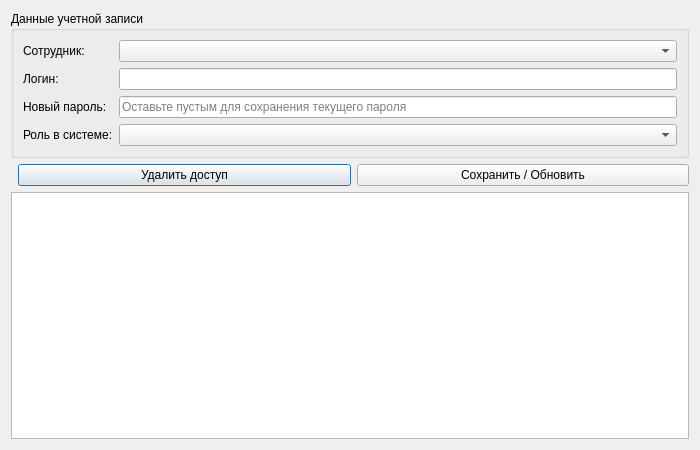
<?xml version="1.0" encoding="UTF-8"?>
<ui version="4.0">
 <class>UsersDialog</class>
 <widget class="QDialog" name="UsersDialog">
  <property name="geometry"><rect><x>0</x><y>0</y><width>700</width><height>450</height></rect></property>
  <layout class="QVBoxLayout" name="verticalLayout">
   <item>
    <widget class="QGroupBox" name="groupBox">
     <property name="title"><string>Данные учетной записи</string></property>
     <layout class="QFormLayout" name="formLayout">
      <item row="0" column="0"><widget class="QLabel" name="label"><property name="text"><string>Сотрудник:</string></property></widget></item>
      <item row="0" column="1"><widget class="QComboBox" name="cbEmployees"/></item>

      <item row="1" column="0"><widget class="QLabel" name="label_2"><property name="text"><string>Логин:</string></property></widget></item>
      <item row="1" column="1"><widget class="QLineEdit" name="leLogin"/></item>

      <item row="2" column="0"><widget class="QLabel" name="label_3"><property name="text"><string>Новый пароль:</string></property></widget></item>
      <item row="2" column="1">
       <widget class="QLineEdit" name="lePassword">
        <property name="placeholderText"><string>Оставьте пустым для сохранения текущего пароля</string></property>
       </widget>
      </item>

      <item row="3" column="0"><widget class="QLabel" name="label_4"><property name="text"><string>Роль в системе:</string></property></widget></item>
      <item row="3" column="1"><widget class="QComboBox" name="cbRole"/></item>
     </layout>
    </widget>
   </item>

   <item>
    <layout class="QHBoxLayout" name="horizontalLayout">
     <item><spacer name="horizontalSpacer"><property name="orientation"><enum>Qt::Horizontal</enum></property></spacer></item>
     <item><widget class="QPushButton" name="btnDelete"><property name="text"><string>Удалить доступ</string></property></widget></item>
     <item><widget class="QPushButton" name="btnSave"><property name="text"><string>Сохранить / Обновить</string></property></widget></item>
    </layout>
   </item>

   <item>
    <widget class="QTableView" name="tvUsers"/>
   </item>
  </layout>
 </widget>
</ui>
